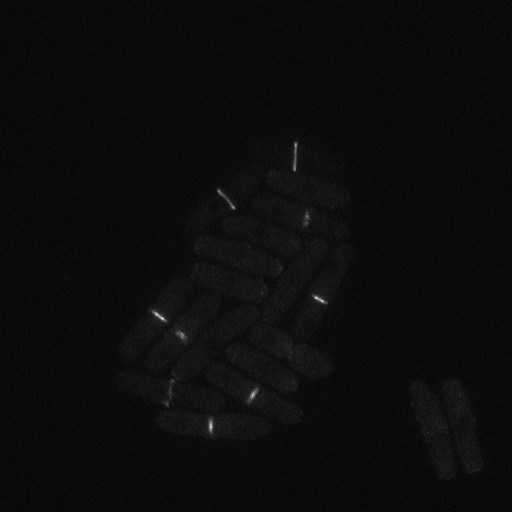
#> input picture Result of Result of SUM_CL586_1.nd2 - CL586_1.nd2 (series 01) - C=0.tif, 512 x 512 px
$ jupyter execute --allow-errors CMMTP_Image_Analysis.ipynb
#> lines starting #> are read from the running program, lines starting #| are printed output that depends on the picture; after the words box and inside, x2 and y2 are one past the last pixel; in counts of white or black regions, pixels touching at a corner belong together
[cell 1]
import numpy as np
from skimage import io, filters

# 1. Load the image
# Replace 'your_image.tif' with the actual path to your file
image_path = 'Result of Result of SUM_CL586_1.nd2 - CL586_1.nd2 (series 01) - C=0.tif'

try:
    # We load as a raw array. If your image is RGB, add as_gray=True
    original_image = io.imread(image_path)
#> original_image is the input picture: shape (512, 512) float32; min -720, max 21896.8, mean 366.3
    print(f"Image loaded successfully. Shape: {original_image.shape}")
#| Image loaded successfully. Shape: (512, 512)

    # 2. Apply Gaussian blur to reduce noise
    # sigma controls the amount of blur. 1.0 is standard for mild denoising.
    blurred_image = filters.gaussian(original_image, sigma=1.0, preserve_range=True)

    # 3. Apply Otsu threshold to create a mask
    # Calculate the optimal threshold value
    threshold_value = filters.threshold_otsu(blurred_image)
#> threshold_value = 699.6

    # Create the binary mask (Boolean array: True for cells, False for background)
    mask = blurred_image > threshold_value
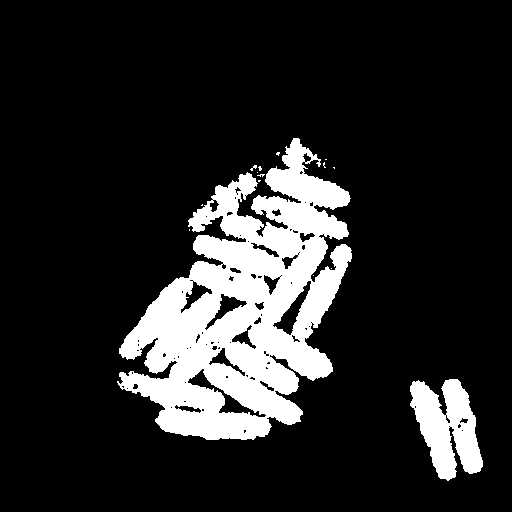
#> mask: shape (512, 512) bool; 15.5% white; 15 white regions (13 under 20 px), largest, box (x1, y1, x2, y2) and area: (117, 138, 352, 440) 36110, (410, 379, 483, 481) 4476

    # 4. Measure Total Integrated Density
    # CRITICAL: We use the mask from the *blurred* image,
    # but we sum the pixels from the *original* image to preserve photometric accuracy.

    # logical indexing selects only pixels where mask is True
    pixels_inside_cells = original_image[mask]
    integrated_density = np.sum(pixels_inside_cells)
#> integrated_density = 48574432

    # 5. Print the result
    print("-" * 30)
    print(f"Otsu Threshold Value: {threshold_value:.2f}")
#| Otsu Threshold Value: 699.56
    print(f"Total Integrated Density: {integrated_density:.2f}")
#| Total Integrated Density: 48574432.00
    print("-" * 30)

except FileNotFoundError:
    print(f"Error: The file '{image_path}' was not found.")
except Exception as e:
    print(f"An error occurred: {e}")

[cell 2]
import matplotlib.pyplot as plt

fig, axes = plt.subplots(1, 3, figsize=(15, 5))
ax = axes.ravel()

ax[0].imshow(original_image, cmap='gray')
ax[0].set_title('Original Image')

ax[1].imshow(mask, cmap='gray')
ax[1].set_title('Otsu Mask')

# Overlay mask on image
ax[2].imshow(original_image, cmap='gray')
ax[2].imshow(mask, cmap='jet', alpha=0.5) # alpha sets transparency
ax[2].set_title('Overlay')

for a in ax:
    a.axis('off')

plt.tight_layout()
plt.show()
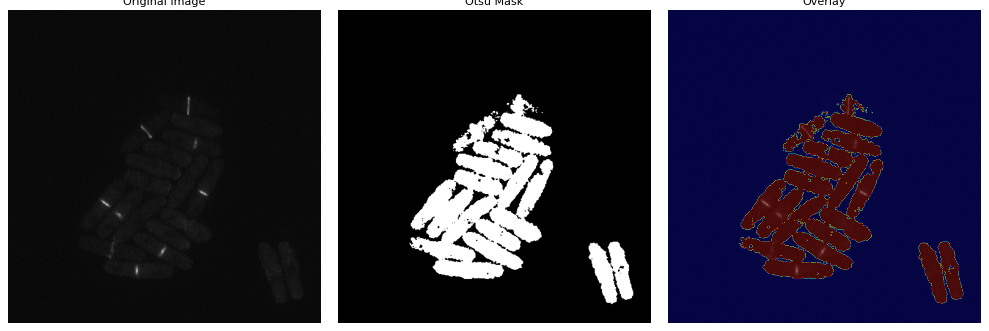
#> figure drawn by matplotlib, 3 panels
